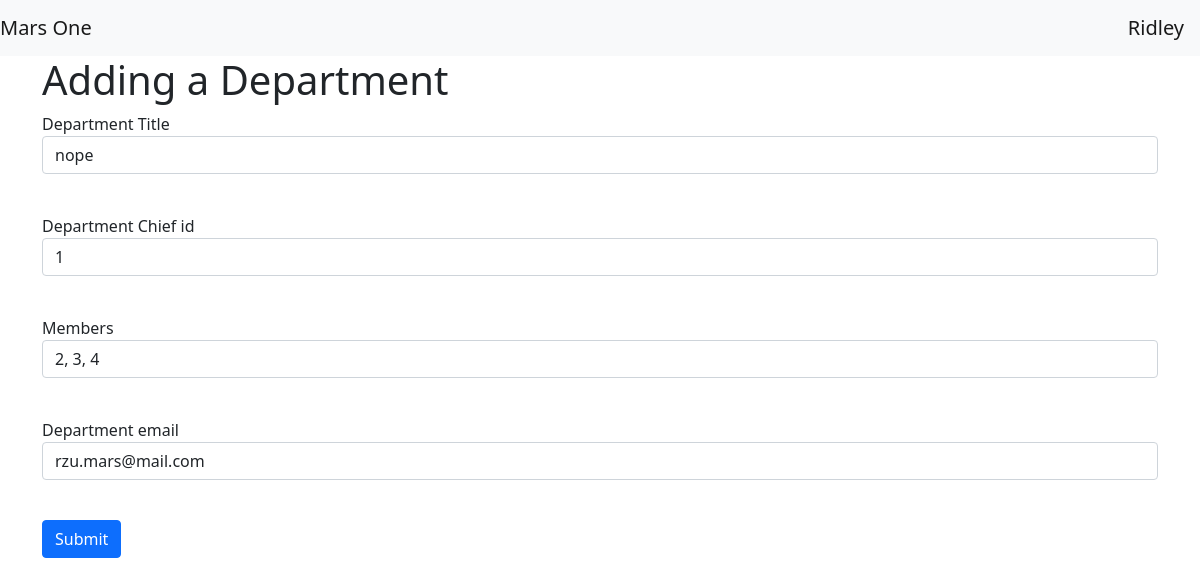
Page /departments/1 (signed in) on the committed database.
### data/users.py (models this page shows, shortened)
class User(SqlAlchemyBase, UserMixin):
    __tablename__ = 'users'
    id = sqlalchemy.Column(sqlalchemy.Integer,
                           primary_key=True, autoincrement=True)
    surname = sqlalchemy.Column(sqlalchemy.String, nullable=True)
    name = sqlalchemy.Column(sqlalchemy.String, nullable=True)
    age = sqlalchemy.Column(sqlalchemy.Integer, nullable=True)
    position = sqlalchemy.Column(sqlalchemy.String, nullable=True)
    speciality = sqlalchemy.Column(sqlalchemy.String, nullable=True)
    address = sqlalchemy.Column(sqlalchemy.String, nullable=True)
    email = sqlalchemy.Column(sqlalchemy.String,
                              index=True, unique=True, nullable=True)
    hashed_password = sqlalchemy.Column(sqlalchemy.String, nullable=True)
    modified_date = sqlalchemy.Column(sqlalchemy.DateTime, default=datetime.datetime.now)

### data/departments.py (models this page shows)
class Department(SqlAlchemyBase):
    __tablename__ = 'departmens'
    id = sqlalchemy.Column(sqlalchemy.Integer,
                           primary_key=True, autoincrement=True)
    title = sqlalchemy.Column(sqlalchemy.String, nullable=True)
    chief = sqlalchemy.Column(sqlalchemy.Integer,
                                sqlalchemy.ForeignKey("users.id"))
    members = sqlalchemy.Column(sqlalchemy.String, nullable=True)
    email = sqlalchemy.Column(sqlalchemy.String,
                              index=True, unique=True, nullable=True)
    user = orm.relation('User')

### main.py (the view, shortened to what this page needs)
@app.route('/departments/<int:id>', methods=['GET', 'POST'])
@login_required
def edit_department(id):
    form = DepartmentForm()
    if request.method == "GET":
        db_sess = db_session.create_session()
        department = db_sess.query(Department).filter(Department.id == id,
                                        ((Department.chief == current_user.id) | (current_user.id == 1))).first()
        if department:
            form.title.data = department.title
            form.chief.data = department.chief
            form.members.data = department.members
            form.email.data = department.email
        else:
            abort(404)
    return render_template('department.html',
                           title='Department redact',
                           form=form)

### forms/department.py
class DepartmentForm(FlaskForm):
    title = StringField('Department Title', validators=[DataRequired()])
    chief = StringField('Department Chief id', validators=[DataRequired()])
    members = StringField('Members', validators=[DataRequired()])
    email = EmailField('Department email', validators=[DataRequired()])
    submit = SubmitField('Submit')

### data/db_session.py (called while the page is built)
def create_session() -> Session:
    global __factory
    return __factory()

### main.py (called while the page is built)
@login_manager.user_loader
def load_user(user_id):
    db_sess = db_session.create_session()
    return db_sess.query(User).get(user_id)

### templates/department.html (shortened to what this page needs)
{% extends "base.html" %}
{% block content %}
<h1>Adding a Department</h1>
<form action="" method="post">
    <p>
        {{ form.title.label }}<br>
        {{ form.title(class="form-control") }}<br>
    </p>
    <p>
        {{ form.chief.label }}<br>
        {{ form.chief(class="form-control") }}<br>
    </p>
    <p>
        {{ form.members.label }}<br>
        {{ form.members(class="form-control") }}<br>
    </p>
    <p>
        {{ form.email.label }}<br>
        {{ form.email(class="form-control", type="email") }}<br>
    </p>
    <p>{{ form.submit(type="submit", class="btn btn-primary") }}</p>
</form>
{% endblock %}

### templates/base.html (shortened to what this page needs)
<!doctype html>
<html lang="en">
<head>
    <link rel="stylesheet" href="https://stackpath.bootstrapcdn.com/bootstrap/5.0.0-alpha1/css/bootstrap.min.css">
</head>
<body>
<header>
    <nav class="navbar navbar-light bg-light">
        <a class="navbar-brand" href="#">Mars One</a>
        {% if current_user.is_authenticated %}
            <a class="navbar-brand" href="/logout">{{ current_user.name }}</a>
        {% else %}
            <p>
                <a class="btn btn-primary " href="/register">Зарегистрироваться</a>
                <a class="btn btn-success" href="/login">Войти</a>
            </p>
        {% endif %}
    </nav>
</header>
<main role="main" class="container">
    {% block content %}{% endblock %}
</main>
</body>
</html>

### rows in the picture
User: name "Ridley"
Department: title "nope", chief "1", members "2, 3, 4", email "rzu.mars@mail.com"
